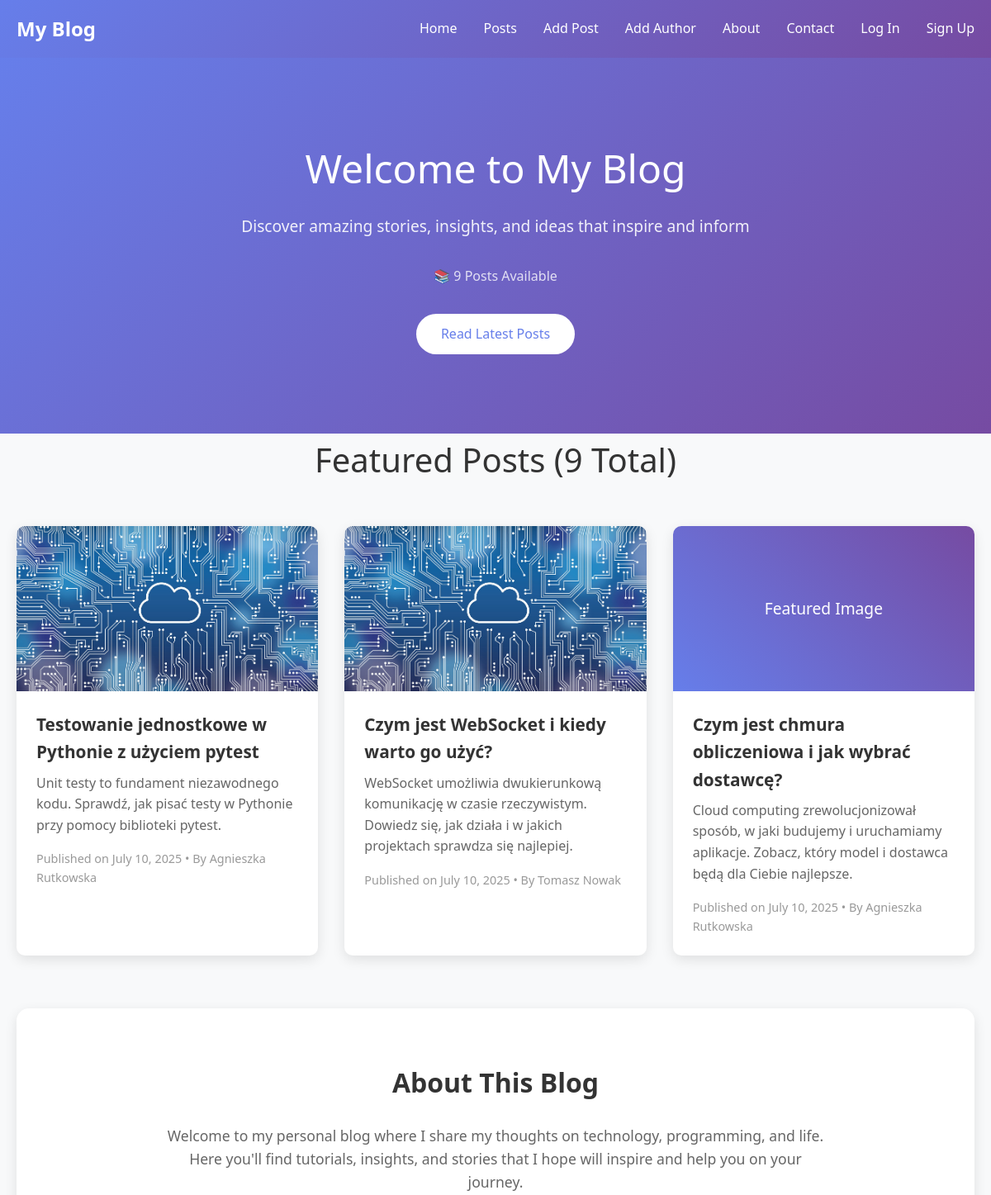
Before: / (upper part) with the older database file.
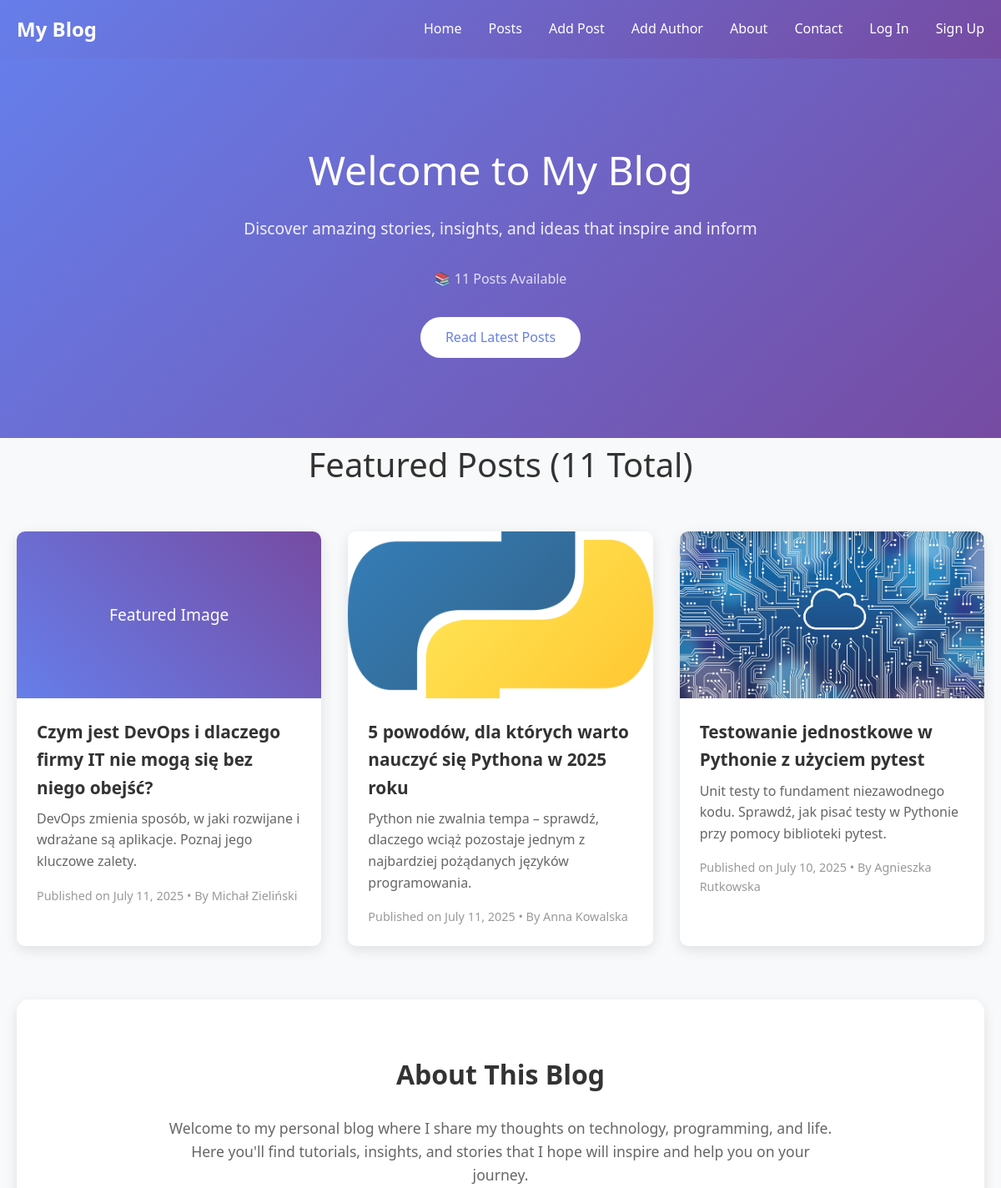
After: the same page with the newer database file.
### blog/models.py (models this page shows, shortened)
class BlogPost(models.Model):
    title = models.CharField(max_length=200)
    excerpt = models.CharField(max_length=500, blank=True, null=True)
    author = models.ForeignKey(Author, on_delete=models.CASCADE, related_name='posts')
    tags = models.ManyToManyField(Tag, blank=True, related_name='posts')
    content = models.TextField()
    created_at = models.DateTimeField(auto_now_add=True)
    updated_at = models.DateTimeField(auto_now=True)
    image = models.ImageField(upload_to='blog_images/', blank=True, null=True)
    slug = models.SlugField(max_length=200, unique=True, blank=True, null=True)
    like_count = models.PositiveIntegerField(default=0)
    class Meta:
        ordering = ['-created_at']
        verbose_name_plural = "Blog Posts"

class Author(models.Model):
    first_name = models.CharField(max_length=100)
    last_name = models.CharField(max_length=100)
    email = models.EmailField(unique=True)
    bio = models.TextField(blank=True, null=True)
    def full_name(self):
        return f"{self.first_name} {self.last_name}"

### my_site/views.py (the view)
# urls.py: path('', blog_views.BlogMainView.as_view(), name='home'),
class BlogMainView(View):
    def get(self, request):
        featured_posts = BlogPost.objects.select_related('author').order_by('-created_at')[:3]
        return render(request, 'my_site/index.html', {
        'url': 'blog',
        'links': get_navigation_links('Home', request.user),
        'post_count': BlogPost.objects.count(),
        'featured_posts': featured_posts,
    })

### my_site/templates/my_site/index.html (shortened to what this page needs)
<!DOCTYPE html>
<html lang="en">
<head>
</head>
<body>
    <header>
        <nav class="container">
            <div class="logo">
                My Blog
            </div>
            <ul class="nav-links">
                {% for link in links %}
                    <li><a href="{{ link.url }}" class="{% if link.active %}active{% endif %}">{{ link.name }}</a></li>
                {% endfor %}
            </ul>
        </nav>
    </header>
    <section class="hero">
        <div class="container">
            <h1>Welcome to My Blog</h1>
            <p>Discover amazing stories, insights, and ideas that inspire and inform</p>
            <p style="margin-top: 1rem; opacity: 0.8; font-size: 1rem;">
                📚 {{ post_count }} Posts Available
            </p>
            <a href="#posts" class="btn">Read Latest Posts</a>
        </div>
    </section>
    <main class="container">
        <section id="posts">
            <h2 class="section-title">Featured Posts ({{ post_count }} Total)</h2>
            <div class="featured-posts">
                {% for post in featured_posts %}
                <article class="post-card">
                    {% if post.image %}
                        <div class="post-image" style="background-image: url('{{ post.image.url }}'); background-size: cover; background-position: center;">
                        </div>
                    {% else %}
                        <div class="post-image">
                            Featured Image
                        </div>
                    {% endif %}
                    <div class="post-content">
                        <h3 class="post-title">
                            <a href="{% url 'blog:post' post_id=post.id %}" style="text-decoration: none; color: inherit;">{{ post.title }}</a>
                        </h3>
                        <p class="post-excerpt">{{ post.excerpt|default:post.content|truncatewords:20 }}</p>
                        <div class="post-meta">
                            Published on {{ post.created_at|date:"F j, Y" }} • By {{ post.author.full_name }}
                        </div>
                    </div>
                </article>
                {% endfor %}
            </div>
        </section>
        <section id="about" class="about-section">
            <div class="about-content">
                <h2>About This Blog</h2>
                <p>Welcome to my personal blog where I share my thoughts on technology, programming, and life. Here you'll find tutorials, insights, and stories that I hope will inspire and help you on your journey.</p>
            </div>
        </section>
    </main>
</body>
</html>

### my_site/templates/my_site/index.html (style rules this page uses)
* { margin: 0; padding: 0; box-sizing: border-box; }
body { font-family: 'Segoe UI', Tahoma, Geneva, Verdana, sans-serif; line-height: 1.6; color: #333; background-color: #f8f9fa; }
.container { max-width: 1200px; margin: 0 auto; padding: 0 20px; }
header { background: linear-gradient(135deg, #667eea 0%, #764ba2 100%); color: white; padding: 1rem 0; box-shadow: 0 2px 10px rgba(0,0,0,0.1); }
nav { display: flex; justify-content: space-between; align-items: center; max-width: 1200px; margin: 0 auto; padding: 0 20px; }
.logo { font-size: 1.5rem; font-weight: bold; }
.nav-links { list-style: none; display: flex; gap: 2rem; }
.nav-links a { color: white; text-decoration: none; transition: opacity 0.3s; }
.hero { background: linear-gradient(135deg, #667eea 0%, #764ba2 100%); color: white; text-align: center; padding: 6rem 0; }
.hero h1 { font-size: 3rem; margin-bottom: 1rem; font-weight: 300; }
.hero p { font-size: 1.2rem; margin-bottom: 2rem; opacity: 0.9; }
.btn { display: inline-block; padding: 12px 30px; background: white; color: #667eea; text-decoration: none; border-radius: 25px; transition: transform 0.3s, box-shadow 0.3s; font-weight: 500; }
main { padding: 4rem 0; }
.section-title { text-align: center; font-size: 2.5rem; margin-bottom: 3rem; color: #333; font-weight: 300; }
.featured-posts { display: grid; grid-template-columns: repeat(auto-fit, minmax(300px, 1fr)); gap: 2rem; margin-bottom: 4rem; }
.post-card { background: white; border-radius: 10px; overflow: hidden; box-shadow: 0 5px 15px rgba(0,0,0,0.1); transition: transform 0.3s, box-shadow 0.3s; }
.post-image { height: 200px; background: linear-gradient(45deg, #667eea, #764ba2); display: flex; align-items: center; justify-content: center; color: white; font-size: 1.2rem; }
.post-content { padding: 1.5rem; }
.post-title { font-size: 1.3rem; margin-bottom: 0.5rem; color: #333; }
.post-excerpt { color: #666; margin-bottom: 1rem; line-height: 1.6; }
.post-meta { color: #999; font-size: 0.9rem; }
.about-section { background: white; padding: 4rem 0; margin: 4rem 0; border-radius: 15px; box-shadow: 0 5px 15px rgba(0,0,0,0.1); }
.about-content { text-align: center; max-width: 800px; margin: 0 auto; }
.about-content h2 { font-size: 2rem; margin-bottom: 1.5rem; color: #333; }
.about-content p { font-size: 1.1rem; color: #666; margin-bottom: 1.5rem; }

Changed rows visible on the page:
no longer on this page (row unchanged): BlogPost: image (picture), title "Czym jest WebSocket i kiedy warto go użyć?", excerpt "WebSocket umożliwia dwukierunkową komunikację w czasie rzeczywistym. Dowiedz się, jak działa i w jakich projektach sprawdza się najlepiej.", created_at "July 10, 2025", author.full_name "Tomasz Nowak"
no longer on this page (row unchanged): BlogPost: image "Featured Image", title "Czym jest chmura obliczeniowa i jak wybrać dostawcę?", excerpt "Cloud computing zrewolucjonizował sposób, w jaki budujemy i uruchamiamy aplikacje. Zobacz, który model i dostawca będą dla Ciebie najlepsze.", created_at "July 10, 2025", author.full_name "Agnieszka Rutkowska"
added BlogPost: image "Featured Image", title "Czym jest DevOps i dlaczego firmy IT nie mogą się bez niego obejść?", excerpt "DevOps zmienia sposób, w jaki rozwijane i wdrażane są aplikacje. Poznaj jego kluczowe zalety.", created_at "July 11, 2025", author.full_name "Michał Zieliński"
added BlogPost: image (picture), title "5 powodów, dla których warto nauczyć się Pythona w 2025 roku", excerpt "Python nie zwalnia tempa – sprawdź, dlaczego wciąż pozostaje jednym z najbardziej pożądanych języków programowania.", created_at "July 11, 2025", author.full_name "Anna Kowalska"
Other visible differences:
{{ post_count }}: "9" → "11"
